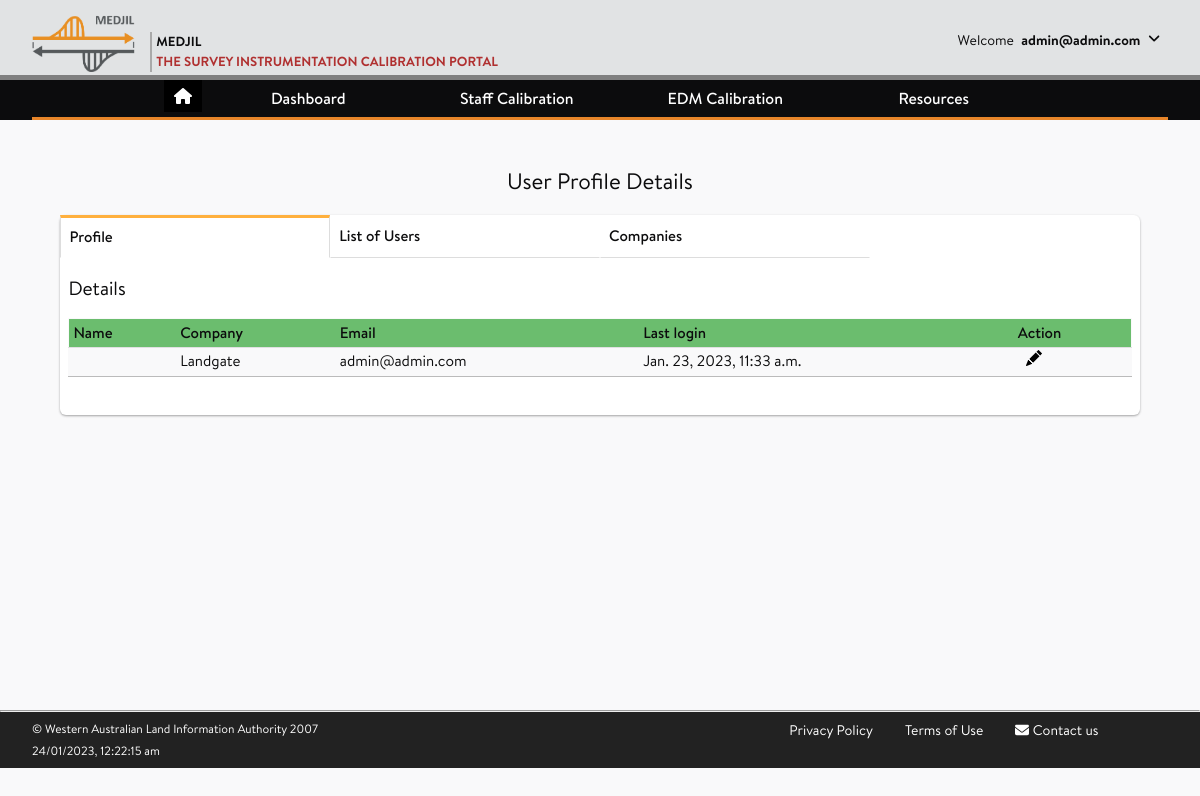
Page /accounts/user_account/ (signed in) on the earlier database version.
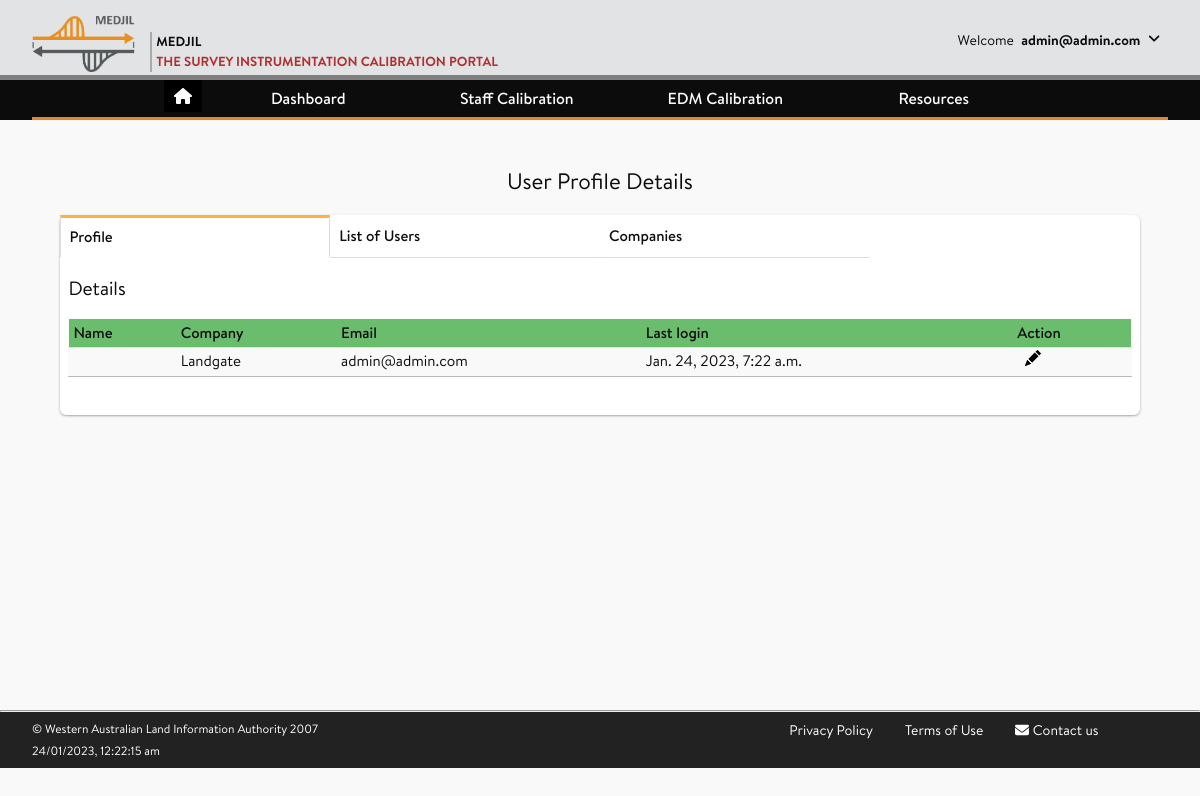
Same page on the later database version.
### accounts/models.py (models this page shows, shortened)
class CustomUser(AbstractUser):
    company = models.ForeignKey(
                                Company,
                                on_delete = models.SET_NULL,
                                blank = True,
                                null = True,
    )
    username = None
    email = LowerCaseEmailField(_('email address'),
                                max_length = 150,
                                unique=True,
                                error_messages = {
                                    'unique': _("The user with that email address already exists.")
                                })
    USERNAME_FIELD = 'email'
    REQUIRED_FIELDS = []
    objects = CustomUserManager()

class Company(models.Model):
    company_name = models.CharField(max_length=200, unique=True)
    company_abbrev = models.CharField(max_length=20)
    class Meta:
        ordering = ['company_name']
    def __str__(self):
        return self.company_name

### accounts/views.py (the view)
# urls.py: path('user_account/', views.user_account, name ='user_account'),
@login_required(login_url="/accounts/login")
def user_account(request):
    this_user = get_object_or_404(CustomUser, email=request.user.email)
    if request.user.is_staff:
        user_list = CustomUser.objects.all().exclude(is_staff=True).order_by('id')
    else:
        user_list = CustomUser.objects.filter(company=request.user.company).order_by('date_joined')
    user_page = Paginator(user_list, 25) # Show 25 list per page.
    user_page_number = request.GET.get('page')
    user_page_obj = user_page.get_page(user_page_number)
    company_list = Company.objects.exclude(company_abbrev__exact='OTH').order_by(Lower('company_name'))
    company_page = Paginator(company_list, 25) # Show 25 list per page.
    company_page_number = request.GET.get('page')
    company_page_obj = company_page.get_page(company_page_number)
    context = {
        'this_user': this_user,
        'user_page_obj': user_page_obj,
        'company_page_obj': company_page_obj,
    }
    return render(request, 'accounts/user_accounts.html', context)

### accounts/templates/accounts/user_accounts.html (shortened to what this page needs)
{% extends 'base_generic.html' %}
{% load static %}
{% block content %}
	<article class="post">
		<div class="post-header mt-12 mb-5 text-center">
        <h1>User Profile Details</h1>
		</div>
		<div class="post-content">
			<div class="tab-wrap">
				<label for="tab1">Profile</label>
				<label for="tab2">List of Users</label>
				{% if request.user.is_staff %}
					<label for="tab3">Companies</label>
				{% endif %}
				<section id="content1">
					<h3>Details</h3>
					<div class="form-container">
						<table style="width:100%">
							<tr>
						  	<th>Name</th>
						  	<th>Company</th>
						  	<th>Email</th>
						  	<th>Last login</th>
						  	<th>Action</th>
					  	</tr>
							<tr>
								<td>{{ this_user.first_name }} {{ this_user.last_name }}</td>
								<td>{{ this_user.company }}</td>
								<td>{{ this_user.email }}</td>
								<td>{{ this_user.last_login }}</td>
								<td>
									<div class="form-container reset-password-container">
									<a href="{% url 'accounts:user_profile' %}">
									</a>
									</div>
								</td>
							</tr>
						</table>
						<br>
					</div>
				</section>
			</div>
		</div>
	</article>
{% endblock %}

### templates/base_generic.html (shortened to what this page needs)
{% load static %}
<!DOCTYPE html>
<html lang="en">
<head>
    <link rel="stylesheet" href="https://cdnjs.cloudflare.com/ajax/libs/font-awesome/6.2.0/css/all.min.css" />
    <link rel="stylesheet" href="{% static 'main.css' %}">
    <link rel="stylesheet" href="{% static 'fonts/stylesheet.css' %}">
    <link rel="stylesheet" href="{% static 'style_ib.css' %}">
</head>
<body>
    <div class="page-wrap">
    <header class="page-header">
        <div class="wrapper">
            <div class="header-wrapper">
                <a class="header-logo" href="{% url 'home' %}">
                    <img src="{% static 'logo.png' %}" alt="Medjil">
                    <p>
                        <span>Medjil</span>
                        <span>The Survey Instrumentation Calibration Portal</span>
                    </p>
                </a>
                <div class="header-userinfo">
                        <div>
                            <span>Welcome</span>
                                {% if user.is_authenticated %}
                                    {% if not user.first_name %}
                                        <span><strong> {{ user.email }}</strong></span>
                                    {% else %}
                                        <span><strong>{{ user.first_name }}</strong></span>
                                    {% endif %}
                                {% endif %}
                                <span>
                                    <a href="#" id="header-toggle"><i class="fas fa-angle-down rotate" aria-hidden="true"></i></a>
                                </span>
                        </div>
                </div>
            </div>
        </div>
    </header>
    <nav class="page-nav">
        <div class="wrapper">
            <ul class="nav-links">
            		<li>
            				<ul>
            						<button class="btn_home"><a href="{% url 'home' %}"><i class="fa fa-home"></i></a></button>
            				</ul>
            		</li>
                <li class="nav-item has-subnav"><a tabindex="0">Dashboard</a>
                </li>
                <li class="nav-item has-subnav"><a tabindex="0">Staff Calibration</a>
                </li>
                <li class="nav-item has-subnav"><a tabindex="0">EDM Calibration </a>
                </li>
                <li class="nav-item has-subnav"><a tabindex="0">Resources</a>
                </li>
            </ul>
        </div>
    </nav>
    <main class="page-content">
        <div class="wrapper">
            {% block content %}
            {% endblock content %}
        </div>
    </main>
    <hr>
    <footer class="page-footer">
        <div class="wrapper">
            <div class="footer-row3">
                <div class="policy-col-1">
                    <a href="{% url 'terms' %}">Privacy Policy</a>
                    <a href="{% url 'terms' %}">Terms of Use</a>
                    <a href="mailto:geodesy@landgate.wa.gov.au"><i class="fas fa-envelope"></i> <span>Contact us</span></a>
                </div>
                <div class="policy-col-2">
                      <p>&#169; Western Australian Land Information Authority 2007</p>
                      <span id="current_time"></span>
                </div>
            </div>
        </div>
    </footer>
</body>
</html>

Differences in the rows shown:
changed CustomUser "admin@admin.com": last_login "Jan. 23, 2023, 11:33 a.m." → "Jan. 24, 2023, 7:22 a.m."
